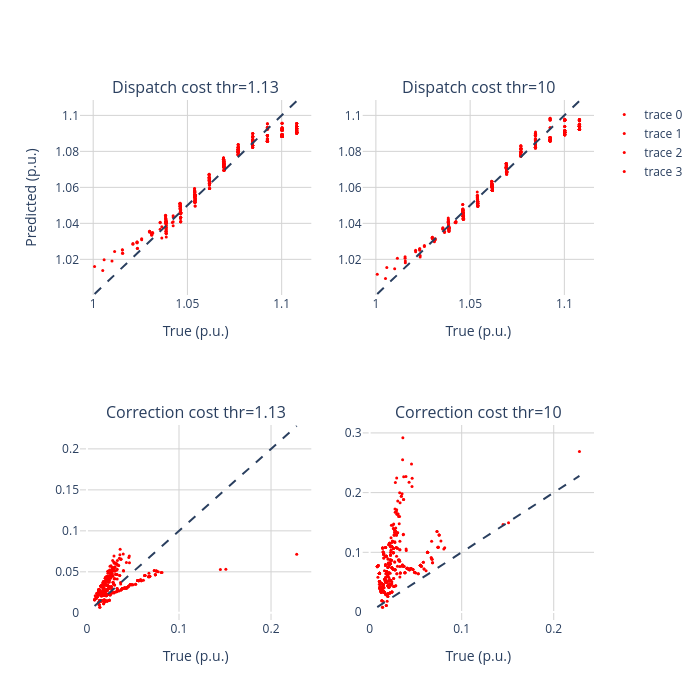

Here is the notebook cell this chart was saved with:
### Code cell
max_ = 1.13

plot_dfl = df_rl[df_rl['Correction_cost_target']<max_].copy()
plot_dfh = df_rh[df_rh['Correction_cost_target']<max_].copy()

fig = make_subplots(rows=2, cols=2, subplot_titles=("Dispatch cost thr=1.13", "Dispatch cost thr=10", "Correction cost thr=1.13", "Correction cost thr=10"))

# Add scatters

fig.add_scatter(x=plot_dfl['Dispatch_cost_target'], y=plot_dfl['Dispatch_cost_pred'], mode='markers', marker=dict(color='red', size=3), row=1, col=1)
fig.add_scatter(x=plot_dfl['Correction_cost_target'], y=plot_dfl['Correction_cost_pred'], mode='markers', marker=dict(color='red', size=3), row=2, col=1)


fig.add_scatter(x=plot_dfh['Dispatch_cost_target'], y=plot_dfh['Dispatch_cost_pred'], mode='markers', marker=dict(color='red', size=3), row=1, col=2)
fig.add_scatter(x=plot_dfh['Correction_cost_target'], y=plot_dfh['Correction_cost_pred'], mode='markers', marker=dict(color='red', size=3), row=2, col=2)



fig.add_shape(
    type='line', line=dict(dash='dash'),
    x0=plot_dfl['Dispatch_cost_target'].min(), x1=plot_dfl['Dispatch_cost_target'].max(), y0=plot_dfl['Dispatch_cost_target'].min(), y1=plot_dfl['Dispatch_cost_target'].max(), name= "Baseline", row=1, col=1
)

fig.add_shape(
    type='line', line=dict(dash='dash'),
    x0=plot_dfl['Correction_cost_target'].min(), x1=plot_dfl['Correction_cost_target'].max(), y0=plot_dfl['Correction_cost_target'].min(), y1=plot_dfl['Correction_cost_target'].max(), name= "Baseline", row=2, col=1
)

fig.add_shape(
    type='line', line=dict(dash='dash'),
    x0=plot_dfh['Dispatch_cost_target'].min(), x1=plot_dfh['Dispatch_cost_target'].max(), y0=plot_dfh['Dispatch_cost_target'].min(), y1=plot_dfh['Dispatch_cost_target'].max(), name= "Baseline", row=1, col=2
)

fig.add_shape(
    type='line', line=dict(dash='dash'),
    x0=plot_dfh['Correction_cost_target'].min(), x1=plot_dfh['Correction_cost_target'].max(), y0=plot_dfh['Correction_cost_target'].min(), y1=plot_dfh['Correction_cost_target'].max(), name= "Baseline", row=2, col=2
)

fig.update_xaxes(gridcolor='lightgrey', title='True (p.u.)')
fig.update_yaxes(gridcolor='lightgrey')

fig.update_layout(
    paper_bgcolor='rgba(0,0,0,0)',
    plot_bgcolor='rgba(0,0,0,0)',
    width=700, height=700, 
    yaxis_title='Predicted (p.u.)'
)
fig.show()

### Figure 1 — Plotly figure (JSON) as saved in the notebook; plotly's stock layout.template omitted (floating-point values rounded to 4 significant figures; data arrays with more than 128 entries replaced by an {"elided": "..."} marker saying what was removed)
{"data": [{"marker": {"color": "red", "size": 3}, "mode": "markers", "type": "scatter", "x": {"elided": "499 float values"}, "xaxis": "x", "y": {"elided": "499 float values"}, "yaxis": "y"}, {"marker": {"color": "red", "size": 3}, "mode": "markers", "type": "scatter", "x": {"elided": "499 float values"}, "xaxis": "x3", "y": {"elided": "499 float values"}, "yaxis": "y3"}, {"marker": {"color": "red", "size": 3}, "mode": "markers", "type": "scatter", "x": {"elided": "499 float values"}, "xaxis": "x2", "y": {"elided": "499 float values"}, "yaxis": "y2"}, {"marker": {"color": "red", "size": 3}, "mode": "markers", "type": "scatter", "x": {"elided": "499 float values"}, "xaxis": "x4", "y": {"elided": "499 float values"}, "yaxis": "y4"}], "layout": {"annotations": [{"font": {"size": 16}, "showarrow": false, "text": "Dispatch cost thr=1.13", "x": 0.225, "xanchor": "center", "xref": "paper", "y": 1, "yanchor": "bottom", "yref": "paper"}, {"font": {"size": 16}, "showarrow": false, "text": "Dispatch cost thr=10", "x": 0.775, "xanchor": "center", "xref": "paper", "y": 1, "yanchor": "bottom", "yref": "paper"}, {"font": {"size": 16}, "showarrow": false, "text": "Correction cost thr=1.13", "x": 0.225, "xanchor": "center", "xref": "paper", "y": 0.375, "yanchor": "bottom", "yref": "paper"}, {"font": {"size": 16}, "showarrow": false, "text": "Correction cost thr=10", "x": 0.775, "xanchor": "center", "xref": "paper", "y": 0.375, "yanchor": "bottom", "yref": "paper"}], "height": 700, "paper_bgcolor": "rgba(0, 0, 0, 0)", "plot_bgcolor": "rgba(0, 0, 0, 0)", "shapes": [{"line": {"dash": "dash"}, "name": "Baseline", "type": "line", "x0": 1.001, "x1": 1.108, "xref": "x", "y0": 1.001, "y1": 1.108, "yref": "y"}, {"line": {"dash": "dash"}, "name": "Baseline", "type": "line", "x0": 0.008254, "x1": 0.2279, "xref": "x3", "y0": 0.008254, "y1": 0.2279, "yref": "y3"}, {"line": {"dash": "dash"}, "name": "Baseline", "type": "line", "x0": 1.001, "x1": 1.108, "xref": "x2", "y0": 1.001, "y1": 1.108, "yref": "y2"}, {"line": {"dash": "dash"}, "name": "Baseline", "type": "line", "x0": 0.008254, "x1": 0.2279, "xref": "x4", "y0": 0.008254, "y1": 0.2279, "yref": "y4"}], "width": 700, "xaxis": {"anchor": "y", "autorange": true, "domain": [0, 0.45], "gridcolor": "lightgrey", "range": [0.993, 1.116], "title": {"text": "True (p.u.)"}, "type": "linear"}, "xaxis2": {"anchor": "y2", "autorange": true, "domain": [0.55, 1], "gridcolor": "lightgrey", "range": [0.993, 1.116], "title": {"text": "True (p.u.)"}, "type": "linear"}, "xaxis3": {"anchor": "y3", "autorange": true, "domain": [0, 0.45], "gridcolor": "lightgrey", "range": [-0.007609, 0.2438], "title": {"text": "True (p.u.)"}, "type": "linear"}, "xaxis4": {"anchor": "y4", "autorange": true, "domain": [0.55, 1], "gridcolor": "lightgrey", "range": [-0.007609, 0.2438], "title": {"text": "True (p.u.)"}, "type": "linear"}, "yaxis": {"anchor": "x", "autorange": true, "domain": [0.625, 1], "gridcolor": "lightgrey", "range": [1.0, 1.109], "title": {"text": "Predicted (p.u.)"}, "type": "linear"}, "yaxis2": {"anchor": "x2", "autorange": true, "domain": [0.625, 1], "gridcolor": "lightgrey", "range": [1.0, 1.109], "type": "linear"}, "yaxis3": {"anchor": "x3", "autorange": true, "domain": [0, 0.375], "gridcolor": "lightgrey", "range": [-0.008781, 0.2292], "type": "linear"}, "yaxis4": {"anchor": "x4", "autorange": true, "domain": [0, 0.375], "gridcolor": "lightgrey", "range": [-0.01338, 0.3133], "type": "linear"}}}
